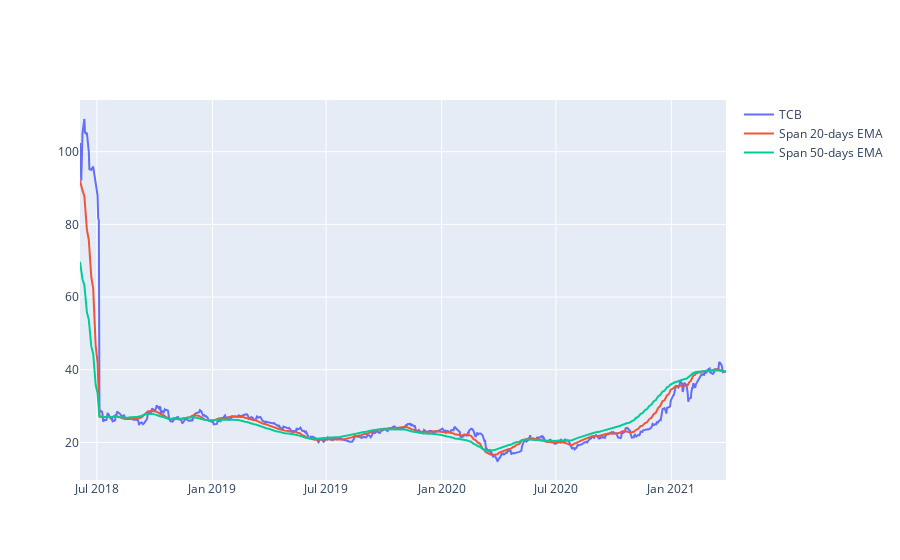

Here is the notebook cell this chart was saved with:
### Code cell
#plot linechart for stock price
short_rolling = df['<Close>'].rolling(window=20).mean()

ema_long = df['<Close>'].ewm(span=50, adjust=False).mean()
ema_short = df['<Close>'].ewm(span=20, adjust=False).mean()
line_price = df['<Close>']
fig = go.Figure()
#px.line(df_hpg, x='datetime', y='<Close>', labels={'x':'Date', 'y':'Price'})

fig.add_trace(go.Scatter(x=df.datetime, y=line_price, 
                        mode='lines', name='TCB'))

fig.add_trace(go.Scatter(x=df.datetime, y=ema_short, 
                        mode='lines', name='Span 20-days EMA'))

fig.add_trace(go.Scatter(x=df.datetime, y=ema_long, 
                        mode='lines', name='Span 50-days EMA'))

### Figure 1 — Plotly figure (JSON) as saved in the notebook; plotly's stock layout.template omitted (floating-point values rounded to 4 significant figures; data arrays with more than 128 entries replaced by an {"elided": "..."} marker saying what was removed)
{"data": [{"mode": "lines", "name": "TCB", "type": "scatter", "x": {"elided": "707 str values"}, "y": {"elided": "707 float values"}}, {"mode": "lines", "name": "Span 20-days EMA", "type": "scatter", "x": {"elided": "707 str values"}, "y": {"elided": "707 float values"}}, {"mode": "lines", "name": "Span 50-days EMA", "type": "scatter", "x": {"elided": "707 str values"}, "y": {"elided": "707 float values"}}], "layout": {}}
